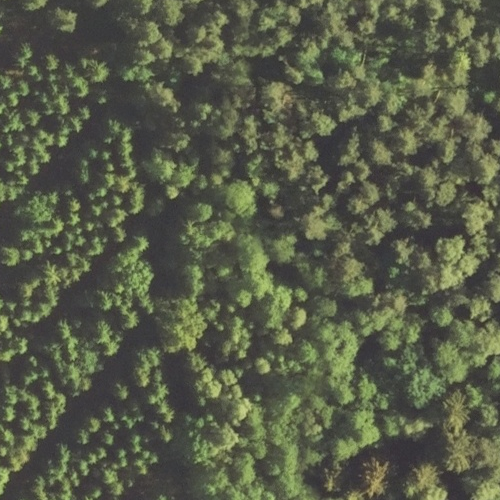
#> input picture examples/sample_forest_field.png, 500 x 500 px
$ python -i train_and_evaluate_rf.py   (imports and definitions only)   (older library calls are emulated)
#> lines starting #> are read from the running program, lines starting #| are printed output that depends on the picture
#> further down, picture is the input picture: shape (500, 500, 3); mean B, G, R 72.3, 92.7, 87.8
"""
Supervised Random Forest Training & Rigorous Test-Set Evaluation.
Trained on: data/train.txt (80% split)
Evaluated on: data/test.txt (20% split)
Calculates: Accuracy, Precision, Recall, IoU, and F1-Score.
"""
import os
import time
import json
import random
import numpy as np
import cv2
import joblib
from sklearn.ensemble import RandomForestClassifier
from sklearn.metrics import classification_report, accuracy_score, precision_recall_fscore_support

DATA_DIR = os.path.join(os.path.dirname(__file__), "..", "data")
IMGS_DIR = os.path.join(DATA_DIR, "images")
MASKS_DIR = os.path.join(DATA_DIR, "masks")
MODEL_DIR = os.path.join(os.path.dirname(__file__), "..", "backend", "app", "models")
MODEL_PATH = os.path.join(MODEL_DIR, "random_forest_landcover.joblib")
METRICS_PATH = os.path.join(MODEL_DIR, "model_metrics.json")

# Directional Line Detector Kernels
K_H = np.array([[-1, -1, -1], [2, 2, 2], [-1, -1, -1]], dtype=np.float32)
K_V = np.array([[-1, 2, -1], [-1, 2, -1], [-1, 2, -1]], dtype=np.float32)
K_D1 = np.array([[-1, -1, 2], [-1, 2, -1], [2, -1, -1]], dtype=np.float32)
K_D2 = np.array([[2, -1, -1], [-1, 2, -1], [-1, -1, 2]], dtype=np.float32)

CLASS_NAMES = {
    0: "Farm Fields / Light Forest",
    1: "Buildings / Dry Land",
    2: "Dense Forest",
    3: "Water Bodies",
    4: "Roads / Highways",
}

def extract_features(bgr_img: np.ndarray) -> np.ndarray:
    lab_img = cv2.cvtColor(bgr_img, cv2.COLOR_BGR2LAB)
#> lab_img: shape (500, 500, 3); mean of channels 0, 1, 2 97.2, 122.4, 138.7
    gray = cv2.cvtColor(bgr_img, cv2.COLOR_BGR2GRAY).astype(np.float32)

    b = bgr_img[:, :, 0].astype(np.float32)
    g = bgr_img[:, :, 1].astype(np.float32)
    r = bgr_img[:, :, 2].astype(np.float32)

    L = lab_img[:, :, 0].astype(np.float32)
    a = lab_img[:, :, 1].astype(np.float32)
    lab_b = lab_img[:, :, 2].astype(np.float32)

    exg = (2.0 * g - r - b) / 255.0
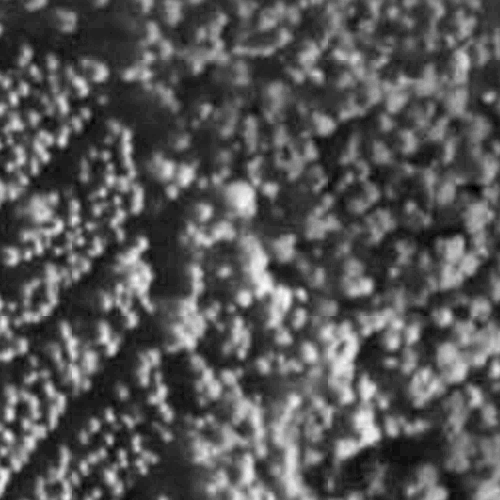
#> exg: shape (500, 500) float32; min -0.0745, max 0.439, mean 0.0994; drawn with min black and max white
    wai = (b - r) / (b + r + 1e-4)
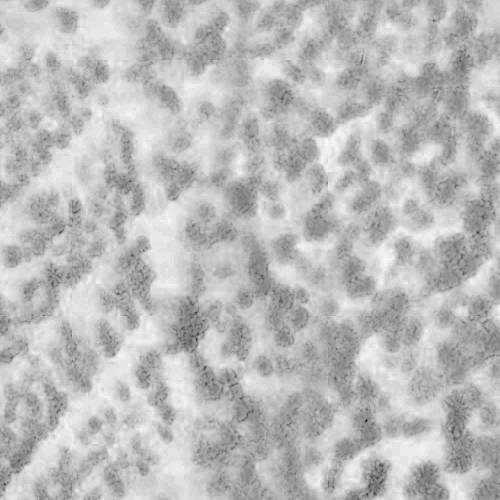
#> wai: shape (500, 500) float32; min -0.528, max 0.0709, mean -0.0862; drawn with min black and max white

    sobel_x = cv2.Sobel(gray, cv2.CV_32F, 1, 0, ksize=3)
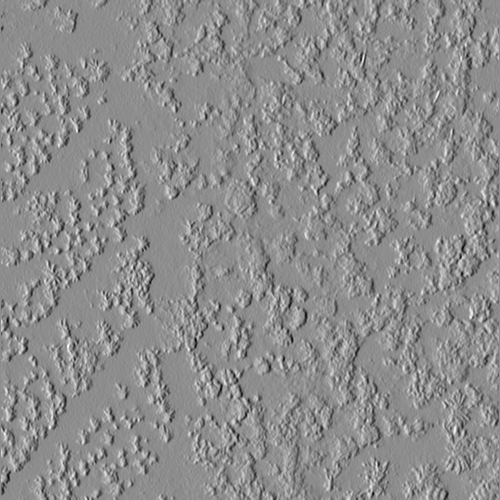
#> sobel_x: shape (500, 500) float32; min -418, max 337, mean 0.2; drawn with min black and max white
    sobel_y = cv2.Sobel(gray, cv2.CV_32F, 0, 1, ksize=3)
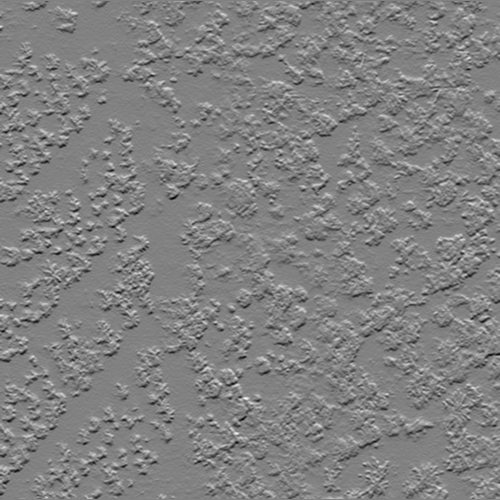
#> sobel_y: shape (500, 500) float32; min -394, max 381, mean 0; drawn with min black and max white
    edge_mag = cv2.magnitude(sobel_x, sobel_y) / 255.0

    mean_int = cv2.blur(gray, (9, 9))
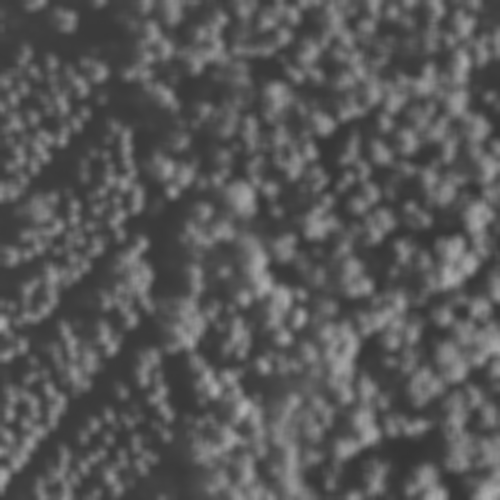
#> mean_int: shape (500, 500) float32; min 53.56, max 175.9, mean 88.9
    mean_sq = cv2.blur(gray * gray, (9, 9))
    texture_roughness = np.sqrt(np.maximum(0, mean_sq - mean_int * mean_int)) / 255.0
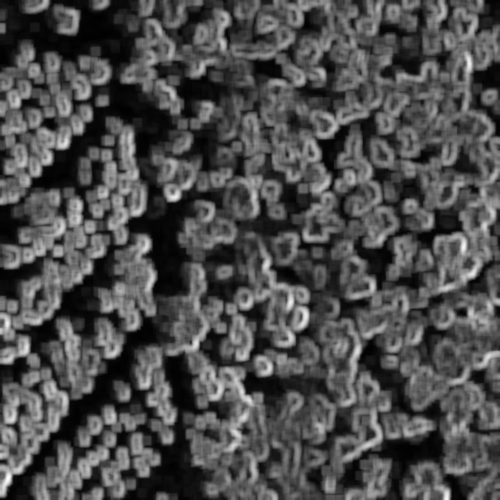
#> texture_roughness: shape (500, 500) float32; min 0.00387, max 0.204, mean 0.065; drawn with min black and max white

    r_h = np.abs(cv2.filter2D(gray, cv2.CV_32F, K_H))
    r_v = np.abs(cv2.filter2D(gray, cv2.CV_32F, K_V))
    r_d1 = np.abs(cv2.filter2D(gray, cv2.CV_32F, K_D1))
    r_d2 = np.abs(cv2.filter2D(gray, cv2.CV_32F, K_D2))
    line_response = np.maximum.reduce([r_h, r_v, r_d1, r_d2]) / 255.0
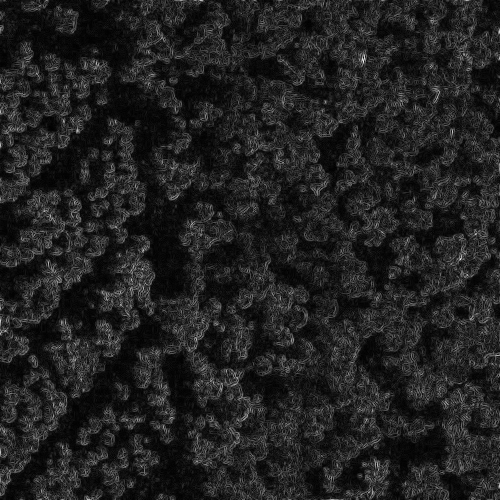
#> line_response: shape (500, 500) float32; min 0, max 0.973, mean 0.129

    return np.column_stack([
        L.reshape(-1),
        a.reshape(-1),
        lab_b.reshape(-1),
        exg.reshape(-1),
        wai.reshape(-1),
        edge_mag.reshape(-1),
        texture_roughness.reshape(-1),
        line_response.reshape(-1),
    ])

# [199 lines left out: function run_train_and_evaluate, not called in this run]

# [2 lines not run here, left out]

>>> import cv2
>>> picture = cv2.imread('../examples/sample_forest_field.png')
>>> result = extract_features(picture)

$ run again, on examples/sample_roads_urban.png
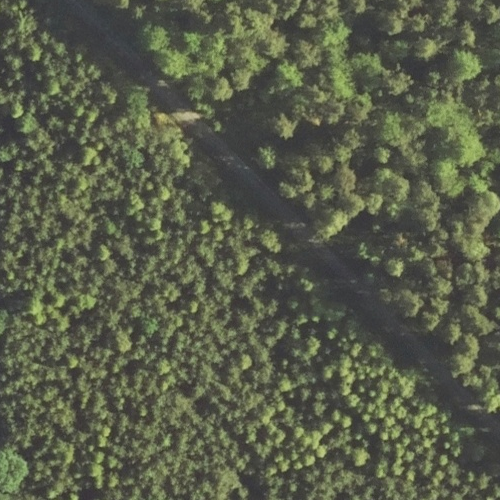
#> input picture examples/sample_roads_urban.png, 500 x 500 px
#> picture is the input picture: shape (500, 500, 3); mean B, G, R 73.8, 93.8, 89.1
#> lab_img: shape (500, 500, 3); mean of channels 0, 1, 2 98.5, 122.5, 138.5
#> in extract_features, `texture_roughness = np.sqrt(np.maximum(0, mean_sq - mean_int * mean_in..`:
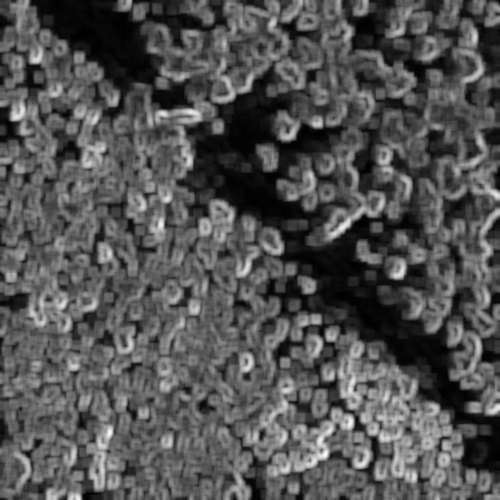
#> texture_roughness: shape (500, 500) float32; min 0.00488, max 0.198, mean 0.068; drawn with min black and max white
#> in extract_features, `line_response = np.maximum.reduce([r_h, r_v, r_d1, r_d2]) / 255.0`:
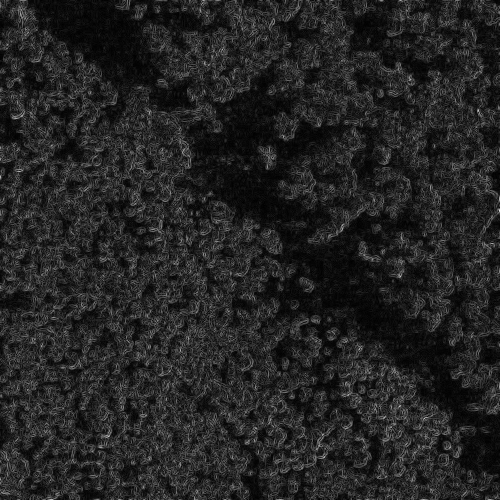
#> line_response: shape (500, 500) float32; min 0, max 0.855, mean 0.138
